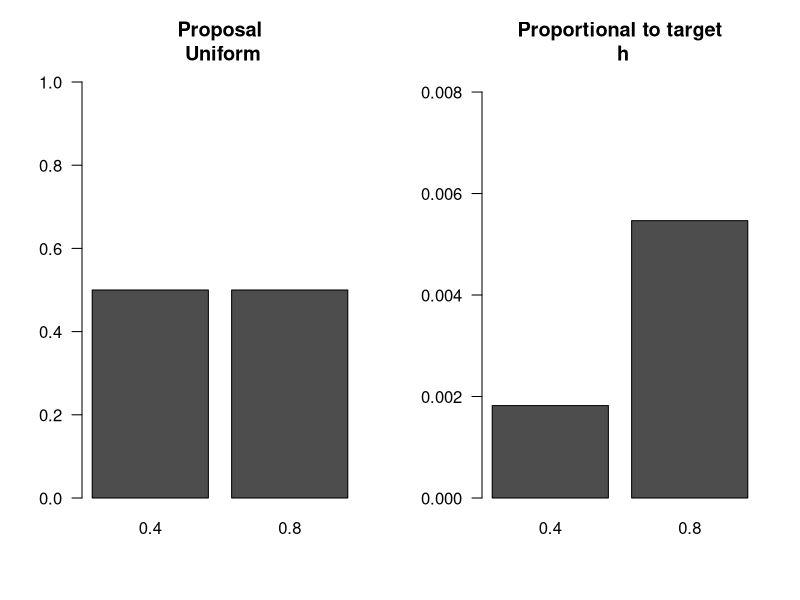
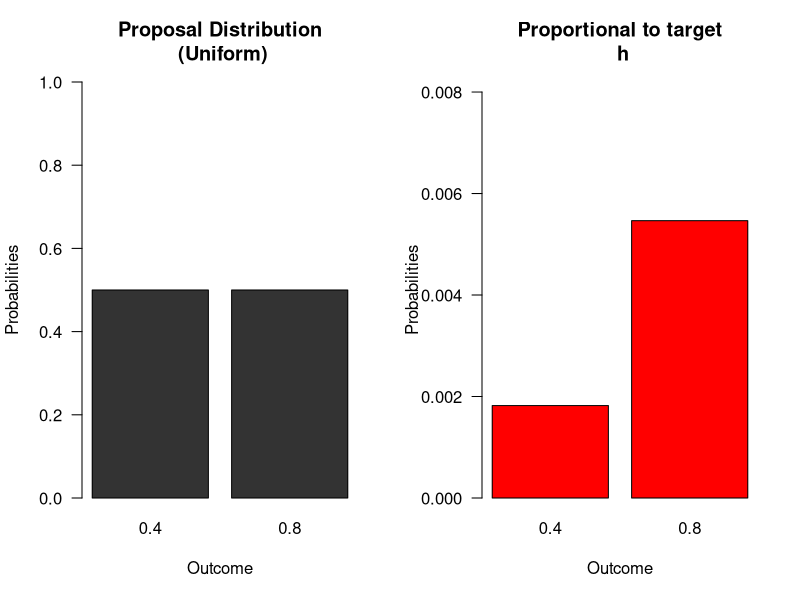
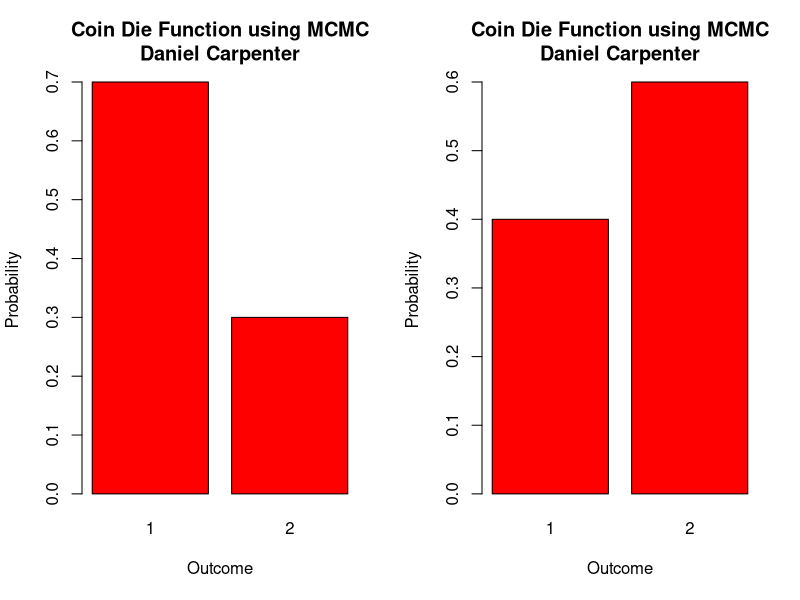

R code for these plots, in order:
## ---- chunk 1

  # 1 (i-ii)
  # Make a coin-die bbox
  # k = number of faces in the event set E for acceptance of proposal
  # Lik = likelihood for 2 states of theta
  # theta = two states
  # h1 = small relative to h2
  cdbbox<-function(k=1,lik,theta, h1="s")
  { 
    # K=1...6
    # xtable is a library which has functions useful for latex output
    library(xtable)
    
    # rename the first and second components of the likelihood
    lik1<-lik[1]
    lik2<-lik[2]
    
    # We will now make a prior that has the desired characteristics
    # See if you can prove the following
    # if h1 small "s" then ... else ...
    ifelse(h1=="s",
           pi1<-k/6*lik2/(lik1+k/6*lik2), 
           pi1<-lik2/(lik2+k/6*lik1)
    )
    
    # sum of probs is 1
    prior=c(pi1,1-pi1)
    
    #lik<-c(lik1,lik2)
    h<-prior*lik
    
    # Bayes
    post=h/sum(h)
    
    # Make a matrix for the Bayes box
    mat<-cbind(theta,prior,lik,h,post)
    rownames(mat)<-1:length(lik)
    Totals=c(NA,sum(prior),NA,sum(h),sum(post))
    mat2=rbind(mat,Totals)
    
    # Now make some plots useful in explaining the procedure
    # graphics.off()
    # dev.new(noRStudioGD = TRUE)
    layout(matrix(c(1,2),nr=1,nc=2,byrow=TRUE))
    barplot(matrix(c(0.5,0.5),nc=2,nr=1,byrow=TRUE,dimnames=list(c("Coin"),theta)),
            ylim=c(0,1),las=1,main="Proposal\n Uniform")
    barplot(matrix(h,nc=2,nr=1,byrow=TRUE,dimnames=list(c("Coin"),theta)),
            ylim=c(0,max(h)+0.5*max(h)),las=1,main="Proportional to target\n h")
    # Return a list of useful objects
    return(list(bbox=mat2,latex=xtable(mat2,digits=6),mat=mat,h=h,h1=h1,k=k))
  }
  
  # Call function
  cdbbox(k=2,lik=dbinom(x=4,size=10,prob=c(0.4,0.8)),theta=c(0.4,0.8),h1="s")->ans 
  
  # Get the bayes box and knit using kable for aesthetics
  knitr::kable(ans$bbox)
## ---- chunk 2
  ## Impoved Graphic
  cdbbox2<-function(k=1,lik,theta, h1="s")
  { 
    # K=1...6
    # xtable is a library which has functions useful for latex output
    library(xtable)
    
    # rename the first and second components of the likelihood
    lik1<-lik[1]
    lik2<-lik[2]
    
    # We will now make a prior that has the desired characteristics
    # See if you can prove the following
    # if h1 small "s" then ... else ...
    ifelse(h1=="s",
           pi1 <- k/6 * lik2 / (lik1 + k/6 * lik2), 
           pi1 <-       lik2 / (lik2 + k/6 * lik1)
    )
    
    # sum of probs is 1
    prior=c(pi1,1-pi1)
    
    #lik<-c(lik1,lik2)
    h<-prior*lik
    
    # Bayes
    post=h/sum(h)
    
    # Make a matrix for the Bayes box
    mat<-cbind(theta,prior,lik,h,post)
    rownames(mat)<-1:length(lik)
    Totals=c(NA,sum(prior),NA,sum(h),sum(post))
    mat2=rbind(mat,Totals)
    
    # Now make some plots useful in explaining the procedure
    # graphics.off()
    # dev.new(noRStudioGD = TRUE)
    layout(matrix(c(1,2),nr=1,nc=2,byrow=TRUE))
    barplot(matrix(c(0.5,0.5),nc=2,nr=1,byrow=TRUE,dimnames=list(c("Coin"),theta)),
            ylim=c(0,1),las=1,main="Proposal Distribution\n (Uniform)",
            col = 'grey20',
            ylab = 'Probabilities',
            xlab = 'Outcome')
    barplot(matrix(h,nc=2,nr=1,byrow=TRUE,dimnames=list(c("Coin"),theta)),
            ylim=c(0,max(h)+0.5*max(h)),las=1,main="Proportional to target\n h",
            col = 'red',
            ylab = 'Probabilities',
            xlab = 'Outcome')
    # Return a list of useful objects
    return(list(bbox=mat2,latex=xtable(mat2,digits=6),mat=mat,h=h,h1=h1,k=k))
  }
  
  # Call Function
  outputOfCdbbox2 <- cdbbox2(k=2,lik=dbinom(x=4,size=10,prob=c(0.4,0.8)),theta=c(0.4,0.8),h1="s") 
## ---- chunk 3
coindie<-function(n=100, h=c(1/4,3/4),E2=c(5,6),init=1,...){
  library(xtable)
  dieset<-c()
  dieset[1]<-"E1"
  die<-function(n=1){
  sample(1:6,size=n,replace=TRUE)
  }
  
  coin<-function(n=1){
  sample(1:2,size=n,replace=TRUE)
  }
  face<-c()
  alpha<-c() # holds acceptance probs
  alpha[1]<-1
  post<-c()# post sample
  prop<-c() # vec of proposed states 1s and 2s
  prop[1]=init # initial state
  post[1]=prop[1]
  dice<-c()
  dice[1]<-die()
  
  for(i in 2:n){ # starts at 2 because initial value given above
  prop[i]<-coin()
  alpha[i]=min(1,h[prop[i]]/h[post[i-1]])
  
  dice[i]<-die()
  ifelse(alpha[i]==1,dieset[i]<-"E1",dieset[i]<-"E2")
  # is x an element of set y
  if(alpha[i]==1 | (is.element(dice[i],E2) & alpha[i]!=1)){post[i]<-prop[i]}
  else{post[i]<-post[i-1]}
   }  
  res<-matrix(c(prop,round(alpha,2),dieset,dice,post ),nc=5,nr=n,byrow=FALSE,dimnames=list(1:n,c("proposal","alpha", "E","dice","post")))
  sim<-table(post)/n
  postexact<-h/sum(h)
  barplot(sim,...)
  return(list(iter=res,sim=sim,postexact=postexact,post=post,xtable=xtable(res,dig=1)) )
}
  
  # Call the function
  ans <- coindie(n=10,h=c(0.6,0.4),E2=c(2,3,4,5),
                  
                  # Add X Label to be more descriptive
                  xlab = "Outcome",
                  
                  # Add Y Label to be more descriptive
                  ylab = 'Probability',
                  
                  # Add Title  to be more descriptive
                  main = 'Coin Die Function using MCMC\nDaniel Carpenter',
                  
                  # Add color to indicate post color red
col = 'red')
        
## ---- chunk 4

# Here, get the value of h to use in this example. This objected created in previous code chunk
# When calling outputOfCdbbox2 <- cdbbox2(k=2,lik=dbinom(x=4,size=10,prob=c(0.4,0.8)),theta=c(0.4,0.8),h1="s") 
h = outputOfCdbbox2$h

ans <- coindie(n=10,h=h,E2=c(2,3,4,5),
               
               # Add X Label to be more descriptive
               xlab = "Outcome",
               
               # Add Y Label to be more descriptive
               ylab = 'Probability',
               
               # Add Title  to be more descriptive
               main = 'Coin Die Function using MCMC\nDaniel Carpenter',
               
               # Add color to indicate post color red
               col = 'red')

